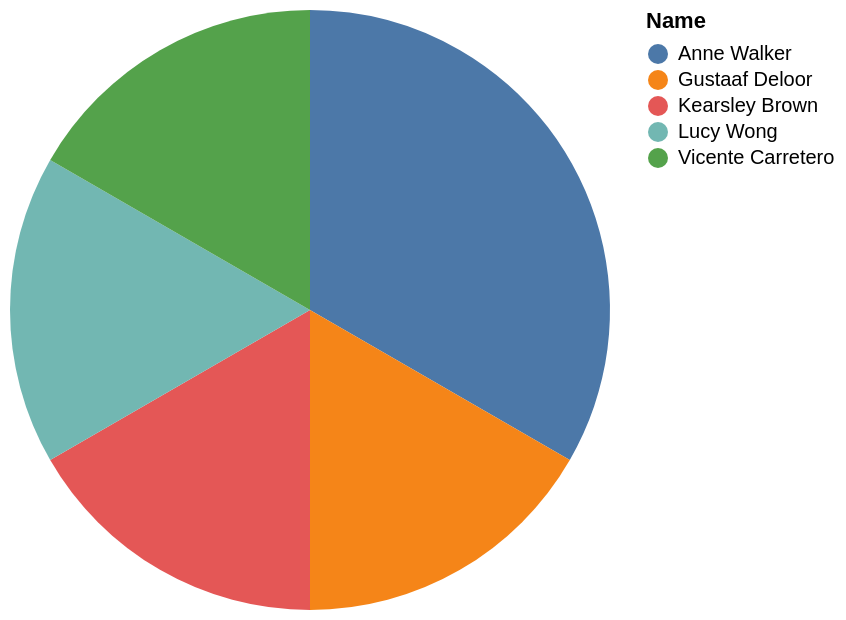

Here is the Vega-Lite specification saved for this chart:
### Vega-Lite specification from a JSON file in a GitHub repository (floating-point values rounded to 4 significant figures)
{"data": {"values": [{"x_data": "Anne Walker", "y_data": 2}, {"x_data": "Gustaaf Deloor", "y_data": 1}, {"x_data": "Kearsley Brown", "y_data": 1}, {"x_data": "Lucy Wong", "y_data": 1}, {"x_data": "Vicente Carretero", "y_data": 1}]}, "mark": "arc", "encoding": {"theta": {"field": "y_data", "type": "quantitative", "title": "COUNT(Name)"}, "color": {"field": "x_data", "type": "nominal", "title": "Name"}}}
